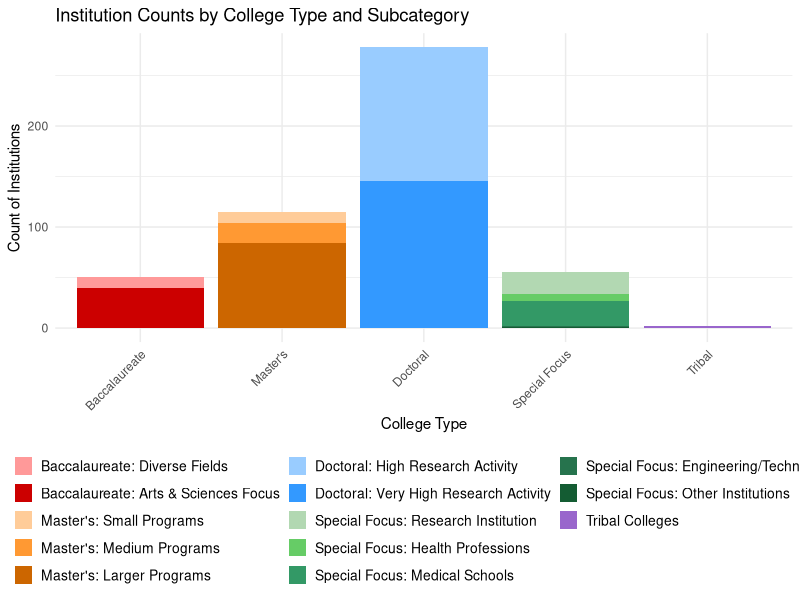
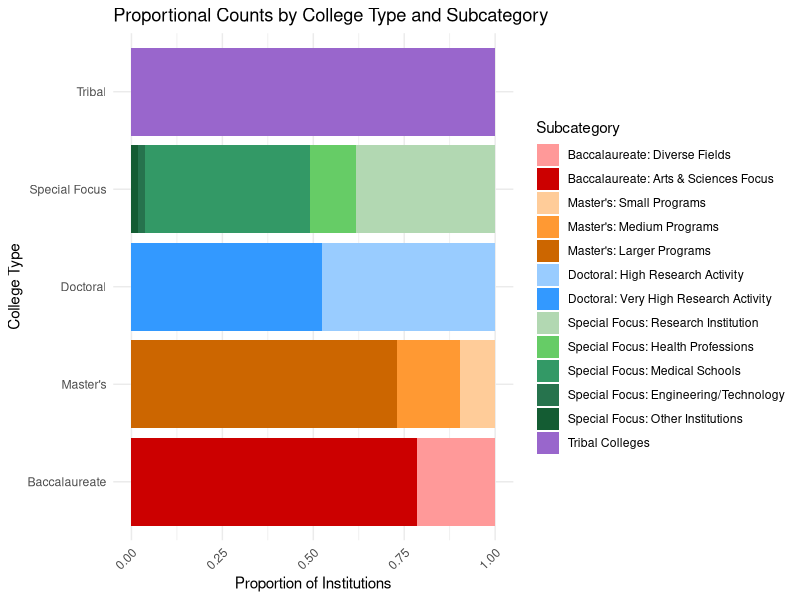
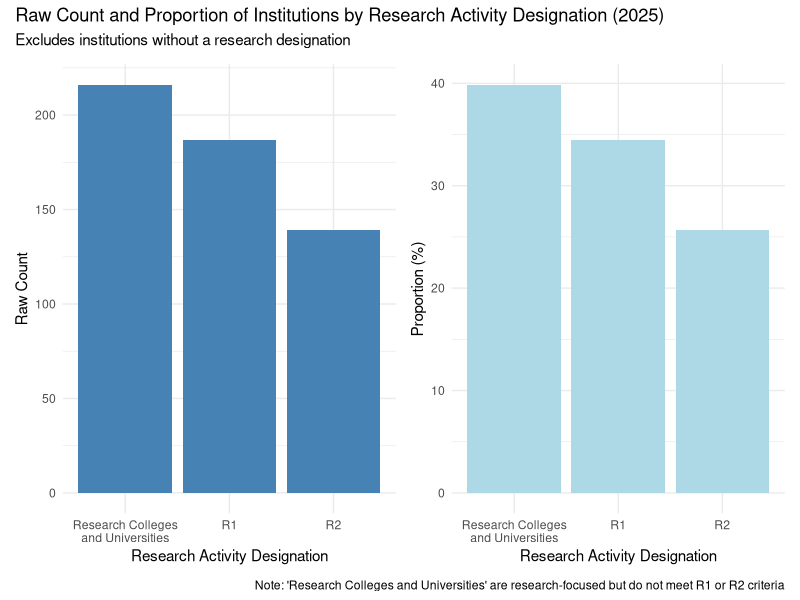
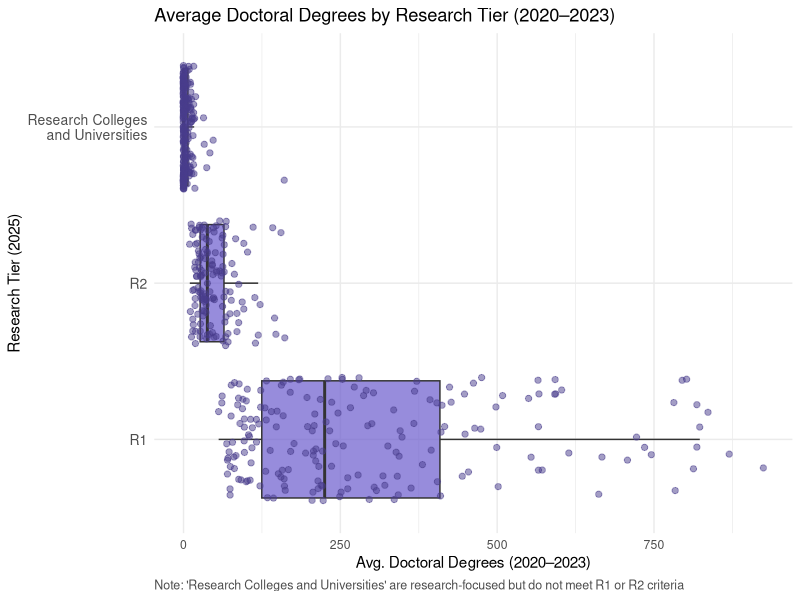
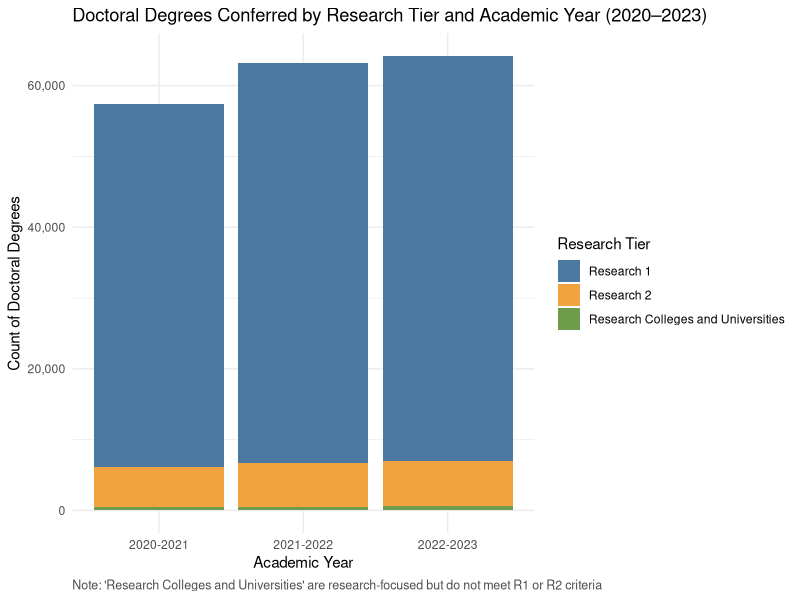
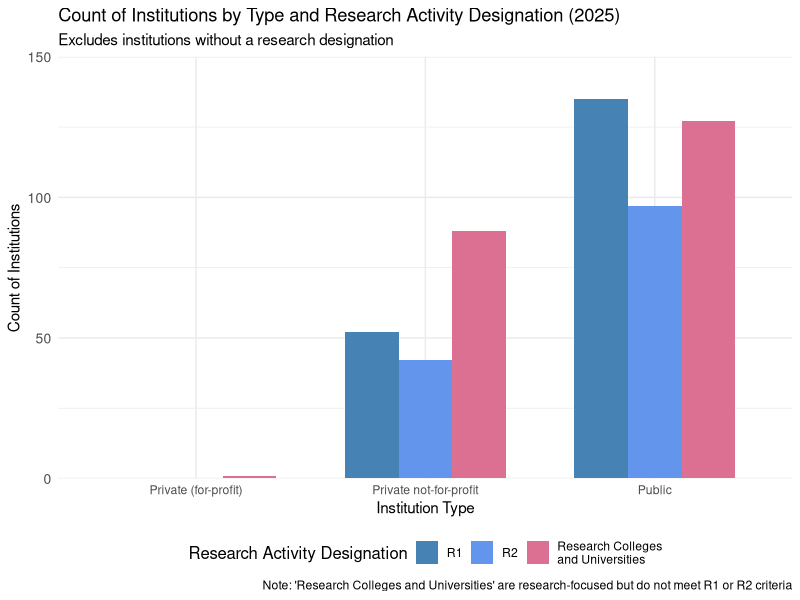
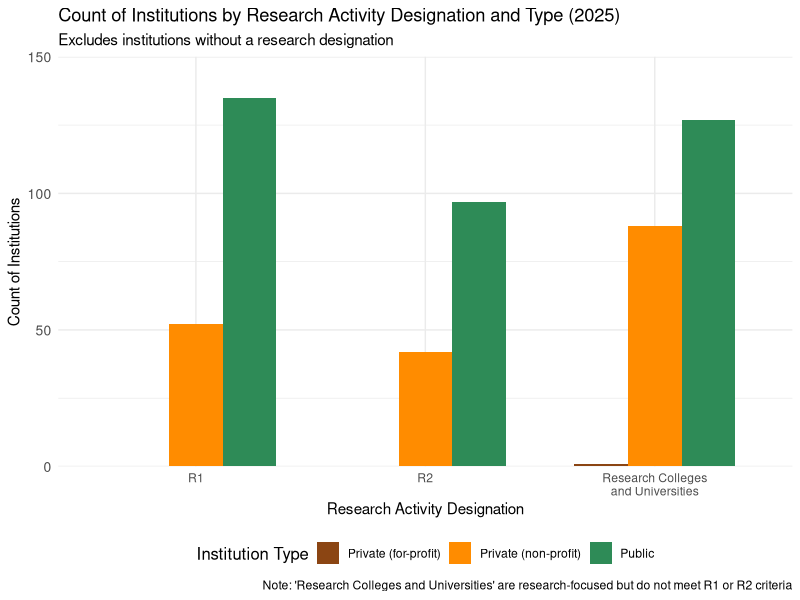
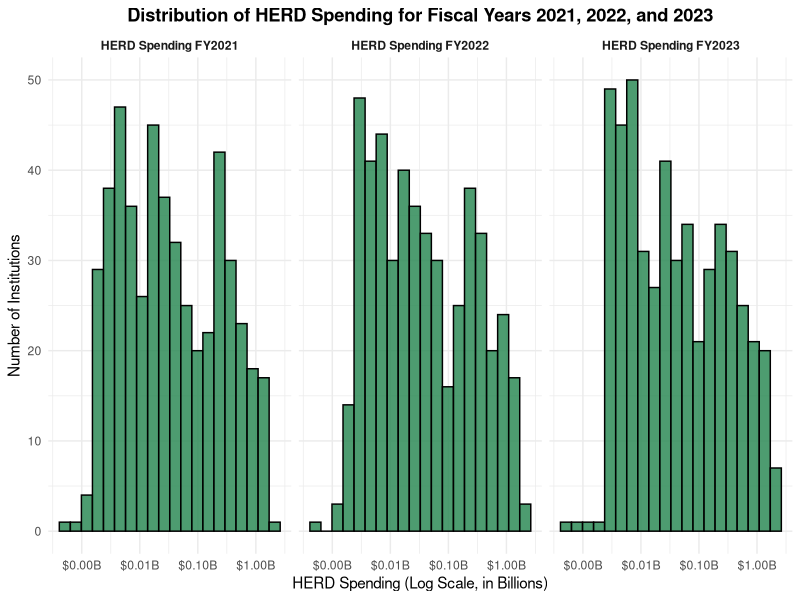

Here is the R script that generated these plots, in order:
## ---- chunk 1
# install.packages("patchwork")
# install.packages("scales")
# install.packages("RColorBrewer")
## ---- chunk 2
library(tidyverse)
library(readr)
library(tidyr)
library(dplyr)
library(lubridate)  # for Datetime formatting
library(stringr)  # for extracting URL
library(patchwork)  # for putting multiple graphs on one fig
library(scales)
library(RColorBrewer)  # for color palettes

## ---- chunk 3
classification_stats <- read_csv("carnegie_classification_stats.csv")

spending_doctorate_awards <- read_csv("carnegie_spending_doctorate_awards.csv")
## ---- chunk 4
#head(classification_stats)
colnames(classification_stats)
summary(classification_stats)

head(spending_doctorate_awards)
colnames(spending_doctorate_awards)
summary(spending_doctorate_awards)
## ---- chunk 5
classification_df <- data.frame(classification_stats)
class(classification_df)

spending_df <- data.frame(spending_doctorate_awards)
class(spending_df)
colnames(spending_df)
## ---- chunk 6
# Clean and convert HERD columns to integer
spending_df <- spending_df %>%
  mutate(
    herd_fy21 = as.integer(parse_number(as.character(herd_fy21))),
    herd_fy22 = as.integer(parse_number(as.character(herd_fy22))),
    herd_fy23 = as.integer(parse_number(as.character(herd_fy23))),
    herd_avg_fy21_to_fy23 = as.integer(parse_number(as.character(herd_avg_fy21_to_fy23)))
  )

# Inspect rows where parsing failed (NAs introduced)
problematic_rows <- spending_df %>%
  filter(if_any(c(herd_fy21, herd_fy22, herd_fy23, herd_avg_fy21_to_fy23), is.na)) %>%
  distinct()

# View problematic rows – check for Johns Hopkins, Kent State, or other issues
print(problematic_rows)

## ---- chunk 7
# Confirming column names on what to join by
colnames(classification_df)
colnames(spending_df)
## ---- chunk 8
# Perform full join on 'unitid'
combined_df <- full_join(classification_df, spending_df, by = "unitid")

# Confirm join and notice duplicate column names
colnames(combined_df)
## ---- chunk 9

# Total issues = 13

# Duplicate School Names (there are 12)
combined_df %>%
  filter(name.x != name.y) %>%
  select(unitid, name.x, name.y)

# Duplicate City Names (there is 1, 'Des Moines' and 'West Des Moines')
combined_df %>%
  filter(city.x != city.y ) %>%
  select(unitid, city.x, city.y)

# Duplicate State Names (there are no duplicates)
combined_df %>%
  filter(state.x != state.y) %>%
  select(unitid, state.x, state.y)

# Create a new dataframe for mismatched rows
mismatched <- combined_df %>%
  filter(name.x != name.y | city.x != city.y | state.x != state.y) %>%
  select(unitid, name.x, name.y, city.x, city.y, state.x, state.y)

# View the mismatched rows
print(mismatched)

## ---- chunk 10
# Function to replace NULL with NA

replace_null_with_na <- function(x) {
  if (is.list(x)) {
    # Apply recursively if it's a list (to handle nested data frames)
    return(lapply(x, replace_null_with_na))
  } else if (is.null(x)) {
    return(NA)  # Replace NULL with NA
  } else {
    return(x)  # Otherwise, return the value unchanged
  }
}

# Use it to apply to a data frame
combined_df_na <- combined_df %>%
  mutate(across(everything(), replace_null_with_na))

# View the result
summary(combined_df_na)
## ---- chunk 11
# Display a table of the count of missing values (NAs) per column
missing_data <- combined_df_na %>% 
  summarise(across(everything(), ~ sum(is.na(.)))) %>%
  gather(key = "column_name", value = "NAs")

print(missing_data)

## ---- chunk 12

# Filter rows where name.x or name.y is NA, and select unitid, name.x, name.y
# Should be referring to Penn State, with 2 different unitid AND different school name spelling

rows_with_na_names <- combined_df_na %>%
  filter(is.na(name.x) | is.na(name.y)) %>%
  select(unitid, name.x, name.y, city.x, city.y)

print(rows_with_na_names)
## ---- chunk 13
# Recode main college type and subcategory
combined_df_na_cleaned <- combined_df_na %>%
  mutate(
    college_type = case_when(
      grepl("Baccalaureate Colleges", classific_2021) ~ "Baccalaureate",
      grepl("Master's Colleges & Universities", classific_2021) ~ "Master's",
      grepl("Doctoral Universities", classific_2021) ~ "Doctoral",
      grepl("Tribal Colleges and Universities", classific_2021) ~ "Tribal",
      grepl("Special Focus Four-Year", classific_2021) ~ "Special Focus",
      TRUE ~ NA_character_
    ),
    subcategory = case_when(
      grepl("Master's Colleges & Universities: Small Programs", classific_2021) ~ "Master's: Small Programs",
      grepl("Master's Colleges & Universities: Medium Programs", classific_2021) ~ "Master's: Medium Programs",
      grepl("Master's Colleges & Universities: Larger Programs", classific_2021) ~ "Master's: Larger Programs",
      grepl("Doctoral Universities: High Research Activity", classific_2021) ~ "Doctoral: High Research Activity",
      grepl("Doctoral Universities: Very High Research Activity", classific_2021) ~ "Doctoral: Very High Research Activity",
      grepl("Doctoral/Professional Universities", classific_2021) ~ "Doctoral: Professional Universities",
      grepl("Baccalaureate Colleges: Diverse Fields", classific_2021) ~ "Baccalaureate: Diverse Fields",
      grepl("Baccalaureate Colleges: Arts & Sciences Focus", classific_2021) ~ "Baccalaureate: Arts & Sciences Focus",
      grepl("Special Focus Four-Year: Research Institution", classific_2021) ~ "Special Focus: Research Institution",
      grepl("Special Focus Four-Year: Other Health Professions Schools", classific_2021) ~ "Special Focus: Health Professions",
      grepl("Special Focus Four-Year: Medical Schools & Centers", classific_2021) ~ "Special Focus: Medical Schools",
      grepl("Special Focus Four-Year: Engineering and Other Technology-Related Schools", classific_2021) ~ "Special Focus: Engineering/Technology",
      grepl("Special Focus Four-Year: Other Special Focus Institutions", classific_2021) ~ "Special Focus: Other Institutions",
      grepl("Tribal Colleges and Universities", classific_2021) ~ "Tribal Colleges",
      TRUE ~ NA_character_
    )
  ) %>%
  filter(!is.na(college_type) & !is.na(subcategory))

# Set factor levels for custom order of college_type
combined_df_na_cleaned$college_type <- factor(combined_df_na_cleaned$college_type,
  levels = c("Baccalaureate", "Master's", "Doctoral", "Special Focus", "Tribal")
)

# Set factor levels for custom order of subcategories
combined_df_na_cleaned$subcategory <- factor(combined_df_na_cleaned$subcategory, levels = c(
  "Baccalaureate: Diverse Fields",
  "Baccalaureate: Arts & Sciences Focus",
  "Master's: Small Programs",
  "Master's: Medium Programs",
  "Master's: Larger Programs",
  "Doctoral: High Research Activity",
  "Doctoral: Very High Research Activity",
  "Doctoral: Professional Universities",
  "Special Focus: Research Institution",
  "Special Focus: Health Professions",
  "Special Focus: Medical Schools",
  "Special Focus: Engineering/Technology",
  "Special Focus: Other Institutions",
  "Tribal Colleges"
))

# Custom shaded color palette
color_palette_shaded <- c(
  # Reds for Baccalaureate
  "Baccalaureate: Diverse Fields" = "#ff9999",
  "Baccalaureate: Arts & Sciences Focus" = "#cc0000",
  
  # Oranges for Master's
  "Master's: Small Programs" = "#ffcc99",
  "Master's: Medium Programs" = "#ff9933",
  "Master's: Larger Programs" = "#cc6600",
  
  # Blues for Doctoral
  "Doctoral: High Research Activity" = "#99ccff",
  "Doctoral: Very High Research Activity" = "#3399ff",
  "Doctoral: Professional Universities" = "#003366",
  
  # Greens for Special Focus
  "Special Focus: Research Institution" = "#b2d8b2",
  "Special Focus: Health Professions" = "#66cc66",
  "Special Focus: Medical Schools" = "#339966",
  "Special Focus: Engineering/Technology" = "#26734d",
  "Special Focus: Other Institutions" = "#145c33",
  
  # Purple for Tribal
  "Tribal Colleges" = "#9966cc"
)
## ---- chunk 14
p1 <- ggplot(combined_df_na_cleaned, aes(x = college_type, fill = subcategory)) + 
  geom_bar(position = "stack") +
  scale_fill_manual(values = color_palette_shaded) +
  labs(title = "Institution Counts by College Type and Subcategory",
       x = "College Type", y = "Count of Institutions") +
  theme_minimal() +
  theme(
    legend.position = "bottom",
    legend.title = element_blank(),
    legend.box = "horizontal",
    legend.text = element_text(size = 10),
    legend.key.size = unit(0.5, "cm"),
    legend.box.just = "center",
    legend.spacing.x = unit(0.5, 'cm'),
    legend.spacing.y = unit(0.25, 'cm'),
    legend.key.height = unit(0.5, "cm"),
    axis.text.x = element_text(angle = 45, hjust = 1)
  ) +
  guides(fill = guide_legend(ncol = 3, title = "Subcategory"))

p1

## ---- chunk 15
# Ensure college_type factor order is set (if not already done)
combined_df_na_cleaned$college_type <- factor(combined_df_na_cleaned$college_type,
  levels = c("Baccalaureate", "Master's", "Doctoral", "Special Focus", "Tribal")
)

# Proportion stacked bar plot (horizontal) with 4 columns for the legend
p2 <- ggplot(combined_df_na_cleaned, aes(y = college_type, fill = subcategory)) + 
  geom_bar(position = "fill") +  # This scales the bars to 100% for each college type
  scale_fill_manual(values = color_palette_shaded) +  # Apply the custom color palette
  labs(title = "Proportional Counts by College Type and Subcategory",
       x = "Proportion of Institutions",
       y = "College Type") +              
  theme_minimal() +
  theme(axis.text.y = element_text(angle = 0),    # Keep y-axis labels horizontal
        axis.text.x = element_text(angle = 45, hjust = 1)) + # Rotate x-axis labels for readability
  guides(fill = guide_legend(ncol = 1, title = "Subcategory"))

# Print the plot
p2

## ---- chunk 16
# Prepare the data and drop NA
plot_data <- combined_df_na %>%
  filter(!is.na(research_tier_2025)) %>%
  mutate(
    research_tier_2025 = factor(
      research_tier_2025,
      levels = c("Research Colleges and Universities",
                 "Research 1: Very High Research Spending and Doctorate Production", 
                 "Research 2: High Research Spending and Doctorate Production")
    )
  ) %>%
  count(research_tier_2025) %>%
  mutate(percentage = n / sum(n) * 100)  # Calculate percentage for pie chart

# Raw count bar plot
raw_count_plot <- ggplot(plot_data, aes(x = research_tier_2025, y = n)) +
  geom_bar(stat = "identity", fill = "steelblue") +
  labs(
    x = "Research Activity Designation",
    y = "Raw Count"
  ) +
  theme_minimal() +
  scale_x_discrete(labels = c(
    "Research Colleges and Universities" = "Research Colleges\nand Universities", 
    "Research 1: Very High Research Spending and Doctorate Production" = "R1", 
    "Research 2: High Research Spending and Doctorate Production" = "R2"
  ))

# Proportional bar plot (percentage)
proportional_plot <- ggplot(plot_data, aes(x = research_tier_2025, y = percentage)) +
  geom_bar(stat = "identity", fill = "lightblue") +
  labs(
    x = "Research Activity Designation",
    y = "Proportion (%)"
  ) +
  theme_minimal() +
  scale_x_discrete(labels = c(
    "Research Colleges and Universities" = "Research Colleges\nand Universities", 
    "Research 1: Very High Research Spending and Doctorate Production" = "R1", 
    "Research 2: High Research Spending and Doctorate Production" = "R2"
  ))

# Combine the two plots and add a single title, subtitle, and caption for the whole figure
combined_plot <- raw_count_plot + proportional_plot + 
  plot_layout(guides = 'collect') +
  plot_annotation(
    title = "Raw Count and Proportion of Institutions by Research Activity Designation (2025)",
    subtitle = "Excludes institutions without a research designation",
    caption = "Note: 'Research Colleges and Universities' are research-focused but do not meet R1 or R2 criteria"
  )

# Print the combined plot
combined_plot
## ---- chunk 17
# Clean data and relabel tiers
clean_df <- combined_df_na %>%
  filter(!is.na(avg_num_doc_degrees_2020_2023), !is.na(research_tier_2025)) %>%
  mutate(
    research_tier_2025 = recode(
      research_tier_2025,
      "Research 1: Very High Research Spending and Doctorate Production" = "R1",
      "Research 2: High Research Spending and Doctorate Production" = "R2",
      "Research Colleges and Universities" = "Research Colleges\nand Universities"
    )
  )

# Plot with horizontal box and whiskers
ggplot(clean_df, aes(x = avg_num_doc_degrees_2020_2023, y = research_tier_2025)) +
  geom_boxplot(fill = "slateblue", alpha = 0.7, outlier.shape = NA) +
  geom_jitter(color = "darkslateblue", alpha = 0.5, size = 1.8) +
  labs(
    title = "Average Doctoral Degrees by Research Tier (2020–2023)",
    x = "Avg. Doctoral Degrees (2020–2023)",
    y = "Research Tier (2025)",
    caption = "Note: 'Research Colleges and Universities' are research-focused but do not meet R1 or R2 criteria"
  ) +
  theme_minimal() +
  theme(
    plot.caption = element_text(hjust = 0, size = 9, color = "gray30"),
    axis.text.y = element_text(size = 10)
  )
## ---- chunk 18
# Reshape the data into long format for easier plotting and drop NA values
long_combined_df <- combined_df_na_cleaned %>%
  select(
    research_tier_2025,
    num_doc_degrees_2020_2021,
    num_doc_degrees_2021_2022,
    num_doc_degrees_2022_2023
  ) %>%
  pivot_longer(
    cols = c(
      "num_doc_degrees_2020_2021",
      "num_doc_degrees_2021_2022",
      "num_doc_degrees_2022_2023"
    ),
    names_to = "academic_year",
    values_to = "num_doc_degrees"
  ) %>%
  # Clean up the research tier labels and academic year labels
  mutate(
    research_tier_2025 = recode(
      research_tier_2025, 
      "Research 1: Very High Research Spending and Doctorate Production" = "Research 1", 
      "Research 2: High Research Spending and Doctorate Production" = "Research 2",
      "Research Colleges and Universities" = "Research Colleges and Universities"
    ),
    academic_year = recode(
      academic_year,
      "num_doc_degrees_2020_2021" = "2020-2021",
      "num_doc_degrees_2021_2022" = "2021-2022",
      "num_doc_degrees_2022_2023" = "2022-2023"
    )
  ) %>%
  # Filter out any rows with NA values in num_doc_degrees or research_tier_2025
  filter(!is.na(num_doc_degrees), !is.na(research_tier_2025))

# Create a stacked bar graph of doctoral degrees by research tier and academic year
ggplot(long_combined_df, aes(x = academic_year, y = num_doc_degrees, fill = research_tier_2025)) +
  geom_bar(stat = "identity", position = "stack") +
  labs(
    title = "Doctoral Degrees Conferred by Research Tier and Academic Year (2020–2023)",
    x = "Academic Year",
    y = "Count of Doctoral Degrees",
    fill = "Research Tier",
    caption = "Note: 'Research Colleges and Universities' are research-focused but do not meet R1 or R2 criteria"
  ) +
  theme_minimal() +
  theme(
    plot.title = element_text(hjust = 0),
    axis.text.x = element_text(angle = 0, hjust = 0.5),  # Center the x-axis labels
    plot.caption = element_text(hjust = 0, size = 9, color = "gray30"),
    legend.position = "right",  # Keep the legend on the right
    legend.box = "vertical"  # Arrange legend vertically
  ) +
  guides(
    fill = guide_legend(ncol = 1)  # Set the legend to 1 column
  ) +
  scale_fill_manual(
    values = c("Research 1" = "#4C79A1", "Research 2" = "#F1A340", "Research Colleges and Universities" = "#6D9D4B"),  # New colors
    labels = c("Research 1", "Research 2", "Research Colleges and Universities")  # Set the legend labels
  ) +
  scale_y_continuous(
    labels = scales::comma  # Adds commas to the y-axis labels for better readability
  )

## ---- chunk 19
# Ensure all combinations of 'public_private_profit' and 'research_tier_2025' are represented
plot_df_clean <- combined_df_na %>%
  filter(!is.na(public_private_profit), !is.na(research_tier_2025)) %>%
  count(research_tier_2025, public_private_profit) %>%
  complete(research_tier_2025, public_private_profit, fill = list(n = 0))  # Fill missing combinations with 0

# Create the plot
ggplot(plot_df_clean, aes(x = public_private_profit, y = n, fill = research_tier_2025)) +
  geom_bar(position = "dodge", stat = "identity", width = 0.7) +  # Adjust width for equal bar widths
  labs(
    title = "Count of Institutions by Type and Research Activity Designation (2025)",
    subtitle = "Excludes institutions without a research designation",
    x = "Institution Type",
    y = "Count of Institutions",
    fill = "Research Activity Designation",
    caption = "Note: 'Research Colleges and Universities' are research-focused but do not meet R1 or R2 criteria"
  ) +
  theme_minimal() +
  scale_x_discrete(labels = c(
    "Public" = "Public", 
    "Private non-profit" = "Private (non-profit)", 
    "Private for-profit" = "Private (for-profit)"
  )) +
  scale_y_continuous(limits = c(0, 150), expand = c(0, 0)) +
  scale_fill_manual(
    values = c(
      "Research Colleges and Universities" = "palevioletred",  # Research Colleges stand out
      "Research 1: Very High Research Spending and Doctorate Production" = "steelblue",  # R1 color
      "Research 2: High Research Spending and Doctorate Production" = "cornflowerblue"  # R2 color
    ),
    labels = c(
      "Research Colleges and Universities" = "Research Colleges\nand Universities", 
      "Research 1: Very High Research Spending and Doctorate Production" = "R1", 
      "Research 2: High Research Spending and Doctorate Production" = "R2"
    )
  ) +
  theme(
    axis.text.y = element_text(size = 10),
    legend.position = "bottom",  # Move the legend to the bottom
    legend.box = "horizontal",   # Makes the legend horizontal
    legend.title = element_text(size = 12),  # Adding legend title size
    axis.text.x = element_text(angle = 0, hjust = 0.5)  # Set x-axis labels to 0 degrees (normal)
  )
## ---- chunk 20
ggplot(plot_df_clean, aes(x = research_tier_2025, y = n, fill = public_private_profit)) +
  geom_bar(position = "dodge", stat = "identity", width = 0.7) +
  labs(
    title = "Count of Institutions by Research Activity Designation and Type (2025)",
    subtitle = "Excludes institutions without a research designation",
    x = "Research Activity Designation",
    y = "Count of Institutions",
    fill = "Institution Type",
    caption = "Note: 'Research Colleges and Universities' are research-focused but do not meet R1 or R2 criteria"
  ) +
  theme_minimal() +
  scale_x_discrete(labels = c(
    "Research Colleges and Universities" = "Research Colleges\nand Universities", 
    "Research 1: Very High Research Spending and Doctorate Production" = "R1", 
    "Research 2: High Research Spending and Doctorate Production" = "R2"
  )) +
  scale_y_continuous(limits = c(0, 150), expand = c(0, 0)) +
  scale_fill_manual(
    values = c(
      "Public" = "seagreen", 
      "Private not-for-profit" = "darkorange", 
      "Private for-profit" = "saddlebrown"
    ),
    labels = c(
      "Public" = "Public",
      "Private not-for-profit" = "Private (non-profit)",
      "Private for-profit" = "Private (for-profit)"
    )
  ) +
  theme(
    axis.text.y = element_text(size = 10),
    axis.text.x = element_text(angle = 0, hjust = 0.5),
    legend.position = "bottom",
    legend.box = "horizontal",
    legend.title = element_text(size = 12)
  )

## ---- chunk 21
# Clean and reshape HERD data for all three fiscal years (FY21, FY22, FY23)

combined_df_long <- combined_df_na_cleaned %>%
  select(research_tier_2025, herd_fy21, herd_fy22, herd_fy23) %>%
  pivot_longer(
    cols = starts_with("herd_fy"),
    names_to = "fiscal_year",
    values_to = "herd_spending"
  ) %>%
  filter(!is.na(herd_spending)) %>%
  mutate(
    fiscal_year = recode(
      fiscal_year,
      herd_fy21 = "HERD Spending FY2021",
      herd_fy22 = "HERD Spending FY2022",
      herd_fy23 = "HERD Spending FY2023"
    )
  )

# Plot distribution of HERD spending for FY21, FY22, and FY23 with log scale
ggplot(combined_df_long, aes(x = herd_spending)) +
  geom_histogram(bins = 20, color = "black", fill = "seagreen", alpha = 0.85) +
  scale_x_log10(labels = scales::dollar_format(scale = 1e-9, suffix = "B")) +
  facet_wrap(~ fiscal_year, nrow = 1, ncol = 3) + # Arrange FY21, FY22, FY23 side by side
  labs(
    title = "Distribution of HERD Spending for Fiscal Years 2021, 2022, and 2023",
    x = "HERD Spending (Log Scale, in Billions)",
    y = "Number of Institutions"
  ) +
  theme_minimal() +
  theme(
    plot.title = element_text(hjust = 0.5, face = "bold"),
    strip.text = element_text(face = "bold"),
    legend.position = "none"
  )


## ---- chunk 22
# Filter out rows with NAs in research_tier_simple or herd_spending
combined_df_long <- combined_df_na_cleaned %>%
  select(research_tier_2025, herd_fy21, herd_fy22, herd_fy23) %>%
  pivot_longer(
    cols = starts_with("herd_fy"),
    names_to = "fiscal_year",
    values_to = "herd_spending"
  ) %>%
  filter(!is.na(herd_spending), !is.na(research_tier_2025)) %>%
  mutate(
    fiscal_year = recode(
      fiscal_year,
      herd_fy21 = "HERD Spending FY2021",
      herd_fy22 = "HERD Spending FY2022",
      herd_fy23 = "HERD Spending FY2023"
    ),
    # Simplify research tier labels
    research_tier_simple = recode(
      research_tier_2025,
      "Research 1: Very High Research Spending and Doctorate Production" = "Research 1",
      "Research 2: High Research Spending and Doctorate Production" = "Research 2",
      "Research Colleges and Universities" = "Research Colleges and Universities"
    )
  ) %>%
  filter(!is.na(research_tier_simple), !is.na(herd_spending))  # Remove NAs

# Plot with simplified legend labels and without NAs
ggplot(combined_df_long, aes(x = herd_spending, fill = research_tier_simple)) +
  geom_histogram(bins = 30, color = "black", alpha = 0.6, position = "identity") +
  scale_x_log10(labels = scales::dollar_format(scale = 1e-9, suffix = "B")) +
  facet_wrap(~ fiscal_year, nrow = 1, ncol = 3) +
  scale_fill_manual(
    values = c(
      "Research 1" = brewer.pal(3, "Set2")[1],
      "Research 2" = brewer.pal(3, "Set2")[2],
      "Research Colleges and Universities" = brewer.pal(3, "Set2")[3]
    ),
    labels = c("Research 1", "Research 2", "Research Colleges and Universities")  # Simplify the legend labels
  ) +
  labs(
    title = "HERD Spending by Fiscal Year and Research Tier (Log Scale)",
    subtitle = "Excludes institutions without a research designation",
    x = "HERD Spending (Log Scale, in Billions)",
    y = "Number of Institutions",
    fill = "Research Tier",
    caption = "Note: 'Research Colleges and Universities' are research-focused but do not meet R1 or R2 criteria"
  ) +
  theme_minimal() +
  theme(
    plot.title = element_text(hjust = 0.5, face = "bold"),
    plot.subtitle = element_text(hjust = 0.5),
    plot.caption = element_text(hjust = 0.5, size = 9),
    strip.text = element_text(face = "bold"),
    legend.position = "bottom",
    legend.direction = "horizontal"
  )

## ---- chunk 23
# Clean the spending column (convert to billions)
clean_df_long <- combined_df %>%
  mutate(
    herd_avg_fy21_to_fy23_billions = herd_avg_fy21_to_fy23 / 1e9  # Convert to billions
  )
# Rename tiers for cleaner display
clean_df_long <- clean_df_long %>%
  mutate(research_tier_2025 = case_when(
    grepl("Research 1", research_tier_2025) ~ "Research 1 (R1)",
    grepl("Research 2", research_tier_2025) ~ "Research 2 (R2)",
    TRUE ~ "Research Colleges and Universities"
  ))

# Filter out rows where y-values are <= 0
clean_df_long_filtered <- clean_df_long %>%
  filter(avg_num_doc_degrees_2020_2023 > 0)

# Scatter plot using log10 scales with a lower limit for the y-axis
ggplot(clean_df_long_filtered, aes(
  x = herd_avg_fy21_to_fy23_billions,
  y = avg_num_doc_degrees_2020_2023,
  color = research_tier_2025
)) +
  geom_point(alpha = 0.6, size = 1.2) +
  scale_color_brewer(palette = "Set2") +
  scale_x_log10(
    labels = scales::label_dollar(scale = 1, suffix = "B"),
    breaks = scales::log_breaks()
  ) +
  scale_y_log10(
    breaks = scales::log_breaks(),
    limits = c(1, NA)  # Set the lower limit of y-axis to 1
  ) +
  labs(
    title = "Avg. Research Spending vs. Doctoral Degrees (2020–2023)",
    x = "Avg. Research Spending (Log Scale, Billions USD)",
    y = "Avg. Number of Doctoral Degrees\n(Log Scale)",
    color = "Research Tier"
  ) +
  theme_minimal() +
  theme(
    plot.title = element_text(size = 14, face = "bold"),
    axis.text.x = element_text(angle = 45, hjust = 1),
    legend.position = "bottom",
    legend.key.width = unit(1, "cm"),
    legend.key.height = unit(0.5, "cm"),
    legend.title = element_text(size = 12),
    legend.text = element_text(size = 10)
  ) +
  guides(color = guide_legend(ncol = 3))

## ---- chunk 24
# Clean the spending column (remove $ and commas and convert to numeric)
clean_df_long <- combined_df %>%
  mutate(
    herd_avg_fy21_to_fy23 = as.numeric(gsub("[$,]", "", herd_avg_fy21_to_fy23)),
    herd_avg_fy21_to_fy23_billions = herd_avg_fy21_to_fy23 / 1e9  # Convert to billions
  )

# Optional: Rename tiers for cleaner display (if needed)
clean_df_long <- clean_df_long %>%
  mutate(research_tier_2025 = case_when(
    grepl("Research 1", research_tier_2025) ~ "Research 1 (R1)",
    grepl("Research 2", research_tier_2025) ~ "Research 2 (R2)",
    TRUE ~ "Research Colleges and Universities"
  ))

# Scatter plot of research spending vs doctoral degrees
ggplot(clean_df_long, aes(
  x = herd_avg_fy21_to_fy23_billions,
  y = avg_num_doc_degrees_2020_2023,
  color = research_tier_2025
)) +
  geom_point(alpha = 0.5, size = 1.5) +
  scale_color_brewer(palette = "Set2") +
  scale_x_continuous(
    labels = scales::label_dollar(scale = 1, suffix = "B"),  # Format in billions
    breaks = scales::pretty_breaks(n = 10)  # More breaks on the x-axis
  ) +
  scale_y_continuous(
    breaks = scales::pretty_breaks(n = 10)  # More breaks on the y-axis
  ) +
  labs(
    title = "Avg. Research Spending vs. Doctoral Degrees (2020–2023)",
    x = "Avg. Research Spending (Billions USD)",
    y = "Avg. Number of Doctoral Degrees",
    color = "Research Tier"
  ) +
  theme_minimal() +
  theme(
    plot.title = element_text(size = 14, face = "bold"),
    axis.text.x = element_text(angle = 45, hjust = 1),
    legend.position = "bottom",  # Position the legend below the x-axis
    legend.key.width = unit(1, "cm"),  # Adjust the width of the legend keys
    legend.key.height = unit(0.5, "cm"),  # Adjust the height of the legend keys
    legend.title = element_text(size = 12),
    legend.text = element_text(size = 10)
  ) +
  guides(color = guide_legend(ncol = 3))  # Set the legend to 3 columns

## ---- chunk 25
# Clean and categorize the data
clean_combined_df <- combined_df_na %>%
  mutate(
    size_category = case_when(
      grepl("very small", size_setting) ~ "Very Small",
      grepl("small", size_setting) ~ "Small",
      grepl("medium", size_setting) ~ "Medium",
      grepl("large", size_setting) ~ "Large",
      TRUE ~ NA_character_  # Filter out non-4-year
    ),
    residential_category = case_when(
      grepl("highly residential", size_setting) ~ "Highly Residential",
      grepl("primarily residential", size_setting) ~ "Primarily Residential",
      grepl("primarily nonresidential", size_setting) ~ "Primarily Nonresidential",
      TRUE ~ NA_character_
    ),
    research_tier_2025 = factor(
      research_tier_2025,
      levels = c(
        "Research 1: Very High Research Spending and Doctorate Production",
        "Research 2: High Research Spending and Doctorate Production",
        "Research Colleges and Universities"
      )
    )
  ) %>%
  filter(!is.na(size_category) & !is.na(residential_category))

# Define label shorteners for x-axis and legend
research_labels <- c(
  "Research 1: Very High Research Spending and Doctorate Production" = "R1",
  "Research 2: High Research Spending and Doctorate Production" = "R2",
  "Research Colleges and Universities" = "Research\nColleges"
)

# Plot: Grouped bar chart faceted by size and residential categories
ggplot(clean_combined_df, aes(x = research_tier_2025, fill = research_tier_2025)) +
  geom_bar(position = "dodge") +
  facet_grid(size_category ~ residential_category, scales = "free_x") +
  scale_x_discrete(labels = research_labels) +
  scale_fill_manual(
    values = c(
      "Research 1: Very High Research Spending and Doctorate Production" = "#1b9e77",
      "Research 2: High Research Spending and Doctorate Production" = "#d95f02",
      "Research Colleges and Universities" = "#7570b3"
    ),
    labels = research_labels
  ) +
  labs(
    title = "Research Tiers by Size and Residential Type (4-Year Universities Only)",
    x = "Research Tier",
    y = "Number of Institutions",
    fill = "Research Tier",
    caption = "Note: 'Research Colleges and Universities' are research-focused but do not meet R1 or R2 criteria"
  ) +
  theme_minimal() +
  theme(
    axis.text.x = element_text(angle = 0, hjust = .5, size = 10),
    axis.text.y = element_text(size = 10),
    axis.title = element_text(size = 12),
    legend.position = "bottom",
    legend.title = element_text(size = 11),
    legend.text = element_text(size = 10),
    strip.text.x = element_text(size = 11),
    strip.text.y = element_text(size = 11),
    plot.title = element_text(size = 14, face = "bold", hjust = 0.5),
    plot.caption = element_text(size = 9, face = "italic", hjust = 1)
  )
